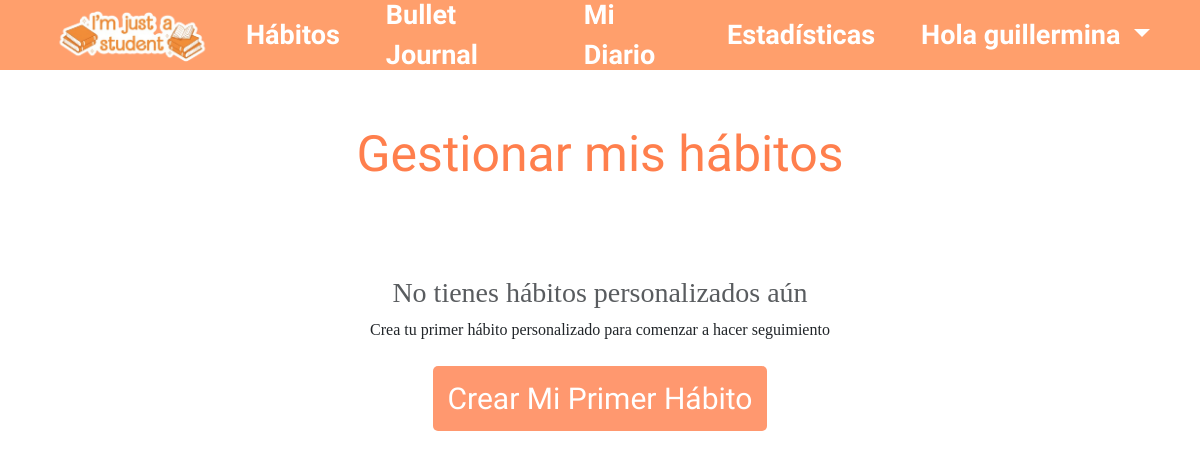
Page /habits/manage/ (signed in) on the earlier database version.
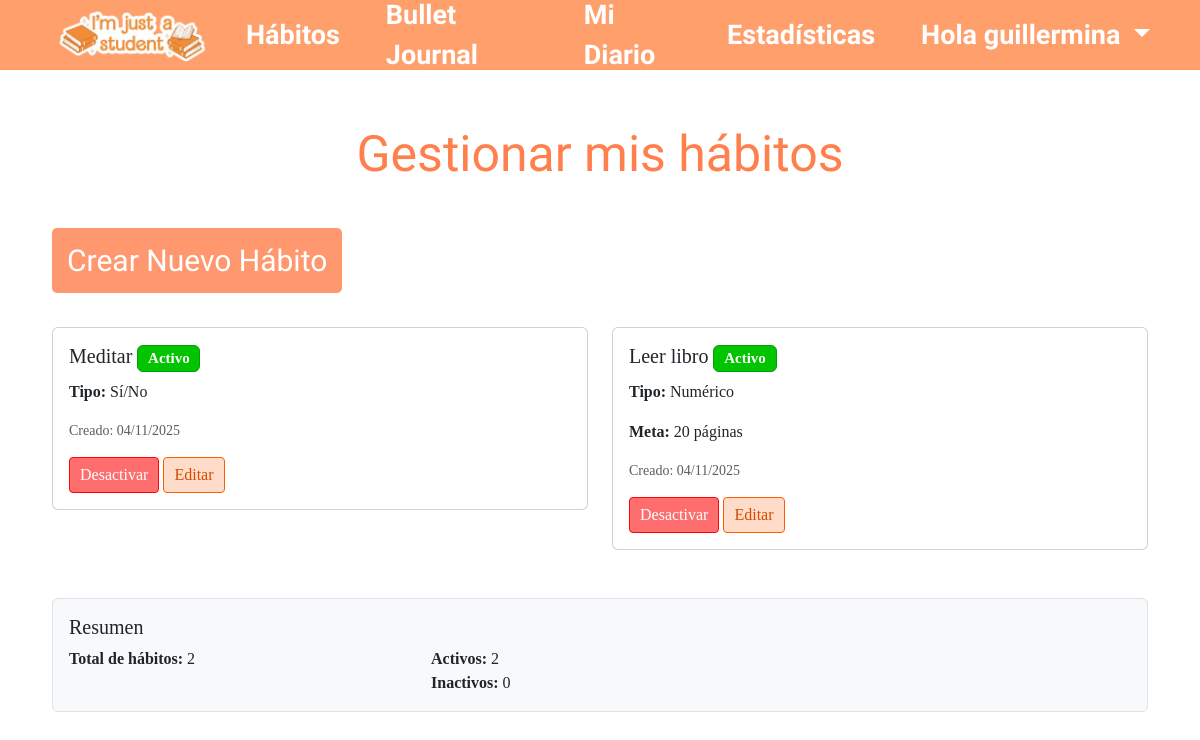
Same page on the later database version.
### bullet_journal/models.py (models this page shows, shortened)
class CustomHabit(models.Model):
    TYPE_CHOICES = [
        ('boolean', 'Sí/No'),
        ('integer', 'Número'),
    ]
    user = models.ForeignKey(User, on_delete=models.CASCADE, related_name='custom_habits')
    name = models.CharField(max_length=100)
    description = models.TextField(blank=True, null=True)
    type = models.CharField(max_length=10, choices=TYPE_CHOICES)
    created_at = models.DateTimeField(auto_now_add=True)
    is_active = models.BooleanField(default=True)
    goal_value = models.IntegerField(null=True, blank=True)  # Valor objetivo (si aplica)
    unit = models.CharField(max_length=20, blank=True, null=True)  #
    class Meta:
        unique_together = ('user', 'name')
        ordering = ['-created_at']

### bullet_journal/views/journal_views.py (the view)
# urls.py: path('habits/manage/', manage_habits, name='manage_habits'),
@login_required
def manage_habits(request):
    if request.method == 'POST':
        form = CustomHabitForm(request.POST)
        if form.is_valid():
            habit = form.save(commit=False)
            habit.user = request.user
            habit.save()
            messages.success(request, f'Hábito "{habit.name}" creado exitosamente!')
            return redirect('manage_habits')
    else:
        form = CustomHabitForm()
    habits = CustomHabit.objects.filter(user=request.user).order_by('-created_at')
    active_count = habits.filter(is_active=True).count()
    inactive_count = habits.count() - active_count
    return render(request, 'bullet_journal/journal/manage_habits.html', {
        'form': form,
        'habits': habits,
        'active_count': active_count,
        'inactive_count': inactive_count,
    })

### bullet_journal/templates/bullet_journal/journal/manage_habits.html (shortened to what this page needs)
{% extends "header.html" %}
{% load static %}
{% load i18n %}
    {% block extra_head %}
    <link rel="stylesheet" href="{% static 'bullet_journal/css/styles.css' %}">
    {% endblock %}
{% block contenido %}
<body>
<div class="container mt-5">
    <div class="journal-form">
        <h1> Gestionar mis hábitos</h1>
        <p class="fs-5 mb-4">
        {% if habits %}
        <div class="mb-4">
            <a href="{% url 'add_habit_quick' %}" class="btn btn-primary btn-lg">
                 Crear Nuevo Hábito
            </a>
        </div>
            <div class="row">
                {% for habit in habits %}
                <div class="col-md-6 mb-4">
                    <div class="card {% if not habit.is_active %}bg-light text-muted{% endif %}">
                        <div class="card-body">
                            <div class="d-flex justify-content-between align-items-start">
                                <div class="flex-grow-1">
                                    <h5 class="card-title">
                                        {{ habit.name }}
                                        {% if not habit.is_active %}
                                            <span class="badge bg-secondary">Inactivo</span>
                                        {% else %}
                                            <span class="badge bg-success">Activo</span>
                                        {% endif %}
                                    </h5>
                                    <p class="card-text">
                                        <strong>Tipo:</strong>
                                        {% if habit.type == 'boolean' %}
                                            Sí/No
                                        {% else %}
                                             Numérico
                                        {% endif %}
                                    </p>
                                    {% if habit.goal_value %}
                                    <p class="card-text">
                                        <strong>Meta:</strong> {{ habit.goal_value }}{% if habit.unit %} {{ habit.unit }}{% endif %}
                                    </p>
                                    {% endif %}
                                    <p class="card-text">
                                        <small class="text-muted">
                                            Creado: {{ habit.created_at|date:"d/m/Y" }}
                                        </small>
                                    </p>
                                </div>
                            </div>
                            <div class="mt-3">
                                <a href="{% url 'toggle_habit_status' habit.id %}"
                                   class="btn btn-sm {% if habit.is_active %}btn-warning{% else %}btn-success{% endif %}">
                                    {% if habit.is_active %}
                                        Desactivar
                                    {% else %}
                                        Activar
                                    {% endif %}
                                </a>
                                <a href="#" class="btn btn-sm btn-outline-primary">Editar</a>
                            </div>
                        </div>
                    </div>
                </div>
                {% endfor %}
            </div>
            <div class="mt-4 p-3 border rounded" style="background-color: #f8f9fa;">
                <h5>Resumen</h5>
                <div class="row">
                    <div class="col-md-4">
                        <strong>Total de hábitos:</strong> {{ habits|length }}
                    </div>
                    <div class="col-md-4">
                        <div class="col-md-4">
                            <strong>Activos:</strong> {{ active_count }}
                        </div>
                        <div class="col-md-4">
                            <strong>Inactivos:</strong> {{ inactive_count }}
                        </div>
                    </div>
                </div>
            </div>
        {% else %}
            <div class="text-center p-5">
                <h3 class="text-muted">No tienes hábitos personalizados aún</h3>
                <p class="mb-4">Crea tu primer hábito personalizado para comenzar a hacer seguimiento</p>
                <a href="{% url 'add_habit_quick' %}" class="btn btn-primary btn-lg">
                     Crear Mi Primer Hábito
                </a>
            </div>
        {% endif %}
        </div>
    </div>
</body>
{% endblock %}

### bullet_journal/templates/header.html (shortened to what this page needs)
{% load static %}
<html>
<head>
    <link href="https://cdn.jsdelivr.net/npm/bootstrap@5.3.3/dist/css/bootstrap.min.css" rel="stylesheet">
    <link rel="stylesheet" href="{% static 'bullet_journal/css/styles.css' %}">
    {% block extra_head %}{% endblock %}
</head>
<body>
<header>
<nav class="navbar navbar-expand-lg navbar-light custom-header">
  <div class="container-fluid">
    <a class="navbar-brand" href="{% url 'home' %}">
      <img src="{% static 'bullet_journal/images/logo1.png' %}" alt="Logo" class="logo-img">
    </a>
    <div class="collapse navbar-collapse" id="navbarContent">
      <ul class="navbar-nav ms-auto nav-links">
        <li class="nav-item">
          <a class="nav-link" href="{% url 'manage_habits' %}">Hábitos</a>
        </li>
        <li class="nav-item">
          <a class="nav-link" href="{% url 'journal_list' %}">Bullet Journal</a>
        </li>
        <li class="nav-item">
          <a class="nav-link" href="{% url 'diary_list' %}"> Mi Diario</a>
        </li>
        <li class="nav-item">
          <a class="nav-link" href="{% url 'stadistics' %}">Estadísticas</a>
        </li>
          {% if user.is_authenticated %}
          <li class="nav-item dropdown">
            <a class="nav-link dropdown-toggle" href="#" id="userDropdown" role="button" data-bs-toggle="dropdown" aria-expanded="false">
              Hola {{ user.username }}
            </a>
          </li>
        {% endif %}
      </ul>
    </div>
  </div>
</nav>
</header>
<main>
    {% block contenido %}{% endblock %}
</main>
</body>
</html>

### bullet_journal/static/bullet_journal/css/styles.css (style rules this page uses)
.custom-header { display: flex; justify-content: space-between; align-items: center; background-color: #ff9f6c; color: white; padding: 15px 30px; position: fixed; top: 0; left: 0; width: 100%; height: 70px; z-index: 1000; }
.logo-img { width: 180px; height: auto; }
.nav-links { list-style: none; display: flex; gap: 30px; align-items: center; }
.nav-links a { text-decoration: none; color: white; font-weight: bold; transition: color 0.3s; font-family: 'Amatic SC', cursive; font-size: 27px; }
.nav-item.dropdown .nav-link.dropdown-toggle { color: white !important; }
* { margin: 0; padding: 0; box-sizing: border-box; }
.journal-form { height: 100vh; margin: 0; font-family: 'Times New Roman', Times, serif; padding: 10px; padding-top: 0; }
.journal-form .btn.btn-primary { text-align: center; font-family: "Amatic SC", sans-serif; color: white; font-size: 30px; margin-bottom: 10px; }
h1 { margin-top: 80px; padding: 20px; font-family: 'Dancing Script', cursive; color: #ff7f4d; font-size: 50px; text-align: center; }
.p-3 { font-family: 'Times New Roman', Times, serif; }
.btn.btn-primary { font-family: 'Times New Roman', Times, serif; font-size: 19px; background-color: #ff986f; color: white; border: none; padding: 10px 15px; border-radius: 5px; text-align: center; justify-content: center; }
:root { --cell: 28px; --gap: 2px; --border: #333; font-family: Arial, sans-serif; }
.btn.btn-sm.btn-outline-primary { font-family: 'Times New Roman', Times, serif; font-size: 16px; background-color: #ffdcca; color: #d74b00; border: 1px solid #ff5c04; padding: 5px 10px; border-radius: 4px; }
.btn.btn-sm.btn-warning { font-family: 'Times New Roman', Times, serif; font-size: 16px; background-color: rgb(255, 110, 110); color: white; border: 1px solid #ff0404; padding: 5px 10px; border-radius: 4px; }
.badge.bg-success { background-color: #03c400 !important; color: white !important; border: 1px solid #039f00 !important; }

Differences in the rows shown:
added CustomHabit: name "Meditar", is_active "Activo", type "Sí/No", created_at "04/11/2025"
added CustomHabit: name "Leer libro", is_active "Activo", type "Numérico", goal_value "20", unit "páginas", created_at "04/11/2025"
Other differences:
{{ habits|length }}: (not shown) → "2"
{{ active_count }}: (not shown) → "2"
{{ inactive_count }}: (not shown) → "0"
text no longer shown: "No tienes hábitos personalizados aún Crea tu primer hábito personalizado para comenzar a hacer seguimiento Crear Mi Primer Hábito"
text now shown: "Crear Nuevo Hábito Resumen Total de hábitos: Activos: Inactivos:"
